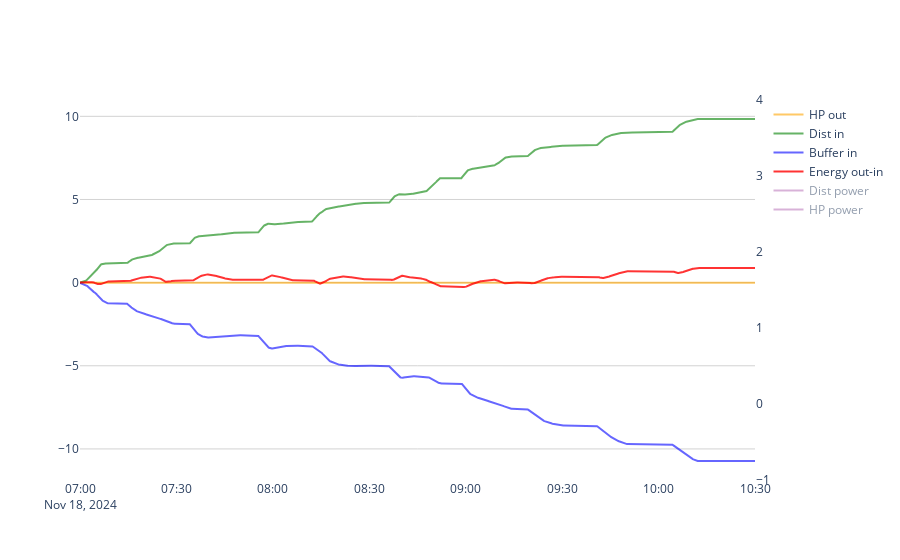

Here is the notebook cell this chart was saved with:
### Markdown cell above
## Data analysis

### Code cell
def get_energy(request, channels):

    channels_to_export = ['primary-flow','hp-ewt','hp-lwt',
                          'dist-flow', 'dist-swt', 'dist-rwt',
                          'buffer-depth1', 'buffer-depth2', 'buffer-depth3', 'buffer-depth4',
                          'buffer-hot-pipe', 'buffer-cold-pipe',
                          'store-flow']
    timestep_seconds = 10

    num_points = int((request.end_ms - request.start_ms) / (timestep_seconds * 1000) + 1)
    csv_times = np.linspace(request.start_ms, request.end_ms, num_points)
    csv_times_dt = pd.to_datetime(csv_times, unit='ms', utc=True)
    csv_times_dt = [x.tz_convert('America/New_York').replace(tzinfo=None) for x in csv_times_dt]
    
    csv_values = {}
    for channel in channels_to_export:
        merged = pd.merge_asof(
            pd.DataFrame({'times': csv_times_dt}),
            pd.DataFrame(channels[channel]),
            on='times',
            direction='backward'
        )
        csv_values[channel] = list(merged['values'])

    df = pd.DataFrame(csv_values)
    df['timestamps'] = csv_times_dt
    df = df[['timestamps'] + [col for col in df.columns if col != 'timestamps']]

    # Energy out of HP
    df['primary-flow'] = [x/100*3.78541/60 for x in df['primary-flow']]
    df['hp-lwt'] = [x/1000 for x in df['hp-lwt']]
    df['hp-ewt'] = [x/1000 for x in df['hp-ewt']]
    df['hp_power_kW'] = df['primary-flow'] * 4.187 * (df['hp-lwt']-df['hp-ewt'])
    # df['hp_power_kW'] = [0 if x<0 else x for x in list(df['hp_power_kW'])]
    df['hp_energy_kWh'] = df['hp_power_kW'] * timestep_seconds / 3600
    df['hp_cumulative'] = df['hp_energy_kWh'].cumsum()
    
    # Energy in Dist
    df['dist-flow'] = [x/100*3.78541/60 for x in df['dist-flow']]
    df['dist-swt'] = [x/1000 for x in df['dist-swt']]
    df['dist-rwt'] = [x/1000 for x in df['dist-rwt']]
    df['dist_power_kW'] = df['dist-flow'] * 4.187 * (df['dist-swt']-df['dist-rwt'])
    # df['dist_power_kW'] = [0 if x<0 else x for x in list(df['dist_power_kW'])]
    df['dist_energy_kWh'] = df['dist_power_kW'] * timestep_seconds / 3600
    df['dist_cumulative'] = df['dist_energy_kWh'].cumsum()

    # Energy in/out Buffer
    # df['buffer_avg'] = (df['buffer-depth1'] + df['buffer-depth2'] + df['buffer-depth3'] + df['buffer-depth4'])/1000/4
    # df['buffer_energy_kWh'] = 120*3.7 * 4.187/3600 * df['buffer_avg']
    # df['buffer_energy_kWh'] =  df['buffer_energy_kWh'] -  list(df['buffer_energy_kWh'])[0]
    # display(df)

    df['buffer-flow'] = df['primary-flow'] - df['dist-flow']
    df['buffer-hot-pipe'] = [x/1000 for x in df['buffer-hot-pipe']]
    df['buffer-cold-pipe'] = [x/1000 for x in df['buffer-cold-pipe']]
    df['buffer_power_kW'] = df['buffer-flow'] * 4.187 * (df['buffer-hot-pipe']-df['buffer-cold-pipe'])
    df['buffer_energy_kWh'] = df['buffer_power_kW'] * timestep_seconds / 3600
    df['buffer_cumulative'] = df['buffer_energy_kWh'].cumsum()

    # Storage
    df['store-flow'] = [x/100*3.78541/60 for x in df['store-flow']]

    # Energy balance: Dist in + Buffer in - HP out = 0
    df['balance'] = df['hp_cumulative'] - df['dist_cumulative'] - df['buffer_cumulative']


    fig = go.Figure()
    fig.add_trace(
        go.Scatter(
            x=df['timestamps'], 
            y=df['hp_cumulative'], 
            mode='lines', 
            opacity=0.6,
            line=dict(color='orange', dash='solid'),
            name='HP out',
            )
        )
    fig.add_trace(
        go.Scatter(
            x=df['timestamps'], 
            y=df['dist_cumulative'], 
            mode='lines', 
            opacity=0.6,
            line=dict(color='green', dash='solid'),
            name='Dist in',
            )
        )
    fig.add_trace(
        go.Scatter(
            x=df['timestamps'], 
            y=df['buffer_cumulative'], 
            mode='lines', 
            opacity=0.6,
            line=dict(color='blue', dash='solid'),
            name='Buffer in',
            )
        )
    fig.add_trace(
        go.Scatter(
            x=df['timestamps'], 
            y=df['balance'], 
            mode='lines', 
            opacity=0.8,
            line=dict(color='red', dash='solid'),
            name='Energy out-in',
            )
        )
    fig.add_trace(
        go.Scatter(
            x=df['timestamps'], 
            y=df['dist_power_kW'], 
            mode='lines', 
            opacity=0.6,
            line=dict(color='purple', dash='solid'),
            name='Dist power',
            yaxis='y2',
            visible='legendonly'
            )
        )
    fig.add_trace(
        go.Scatter(
            x=df['timestamps'], 
            y=df['hp_power_kW'], 
            mode='lines', 
            opacity=0.6,
            line=dict(color='purple', dash='solid'),
            name='HP power',
            yaxis='y2',
            visible='legendonly'
            )
        )
    # fig.add_trace(
    #     go.Scatter(
    #         x=df['timestamps'], 
    #         y=df['buffer_power_kW'], 
    #         mode='lines', 
    #         opacity=0.6,
    #         line=dict(color='purple', dash='solid'),
    #         name='Buffer power',
    #         yaxis='y2',
    #         visible='legendonly'
    #         )
    #     )
    fig.update_layout(
        plot_bgcolor='white',
        paper_bgcolor='white',
        yaxis=dict(
            zeroline=False,
            showgrid=True, 
            gridwidth=1, 
            gridcolor='LightGray'
            ),
        yaxis2=dict(
            mirror=True,
            zeroline=False,
            showline=False,
            showgrid=False,
            overlaying='y', 
            side='right'
            ),
    )
    fig.show()

    # return energy_out_HP, energy_in_dist, energy_in_buffer

get_energy(request, channels)

### Figure 1 — Plotly figure (JSON) as saved in the notebook; plotly's stock layout.template omitted (floating-point values rounded to 4 significant figures; data arrays with more than 128 entries replaced by an {"elided": "..."} marker saying what was removed)
{"data": [{"line": {"color": "orange", "dash": "solid"}, "mode": "lines", "name": "HP out", "opacity": 0.6, "type": "scatter", "x": {"elided": "1261 str values"}, "y": {"elided": "1261 int values"}}, {"line": {"color": "green", "dash": "solid"}, "mode": "lines", "name": "Dist in", "opacity": 0.6, "type": "scatter", "x": {"elided": "1261 str values"}, "y": {"elided": "1261 float values"}}, {"line": {"color": "blue", "dash": "solid"}, "mode": "lines", "name": "Buffer in", "opacity": 0.6, "type": "scatter", "x": {"elided": "1261 str values"}, "y": {"elided": "1261 float values"}}, {"line": {"color": "red", "dash": "solid"}, "mode": "lines", "name": "Energy out-in", "opacity": 0.8, "type": "scatter", "x": {"elided": "1261 str values"}, "y": {"elided": "1261 float values"}}, {"line": {"color": "purple", "dash": "solid"}, "mode": "lines", "name": "Dist power", "opacity": 0.6, "type": "scatter", "visible": "legendonly", "x": {"elided": "1261 str values"}, "y": {"elided": "1261 float values"}, "yaxis": "y2"}, {"line": {"color": "purple", "dash": "solid"}, "mode": "lines", "name": "HP power", "opacity": 0.6, "type": "scatter", "visible": "legendonly", "x": {"elided": "1261 str values"}, "y": {"elided": "1261 int values"}, "yaxis": "y2"}], "layout": {"paper_bgcolor": "white", "plot_bgcolor": "white", "yaxis": {"gridcolor": "LightGray", "gridwidth": 1, "showgrid": true, "zeroline": false}, "yaxis2": {"mirror": true, "overlaying": "y", "showgrid": false, "showline": false, "side": "right", "zeroline": false}}}
